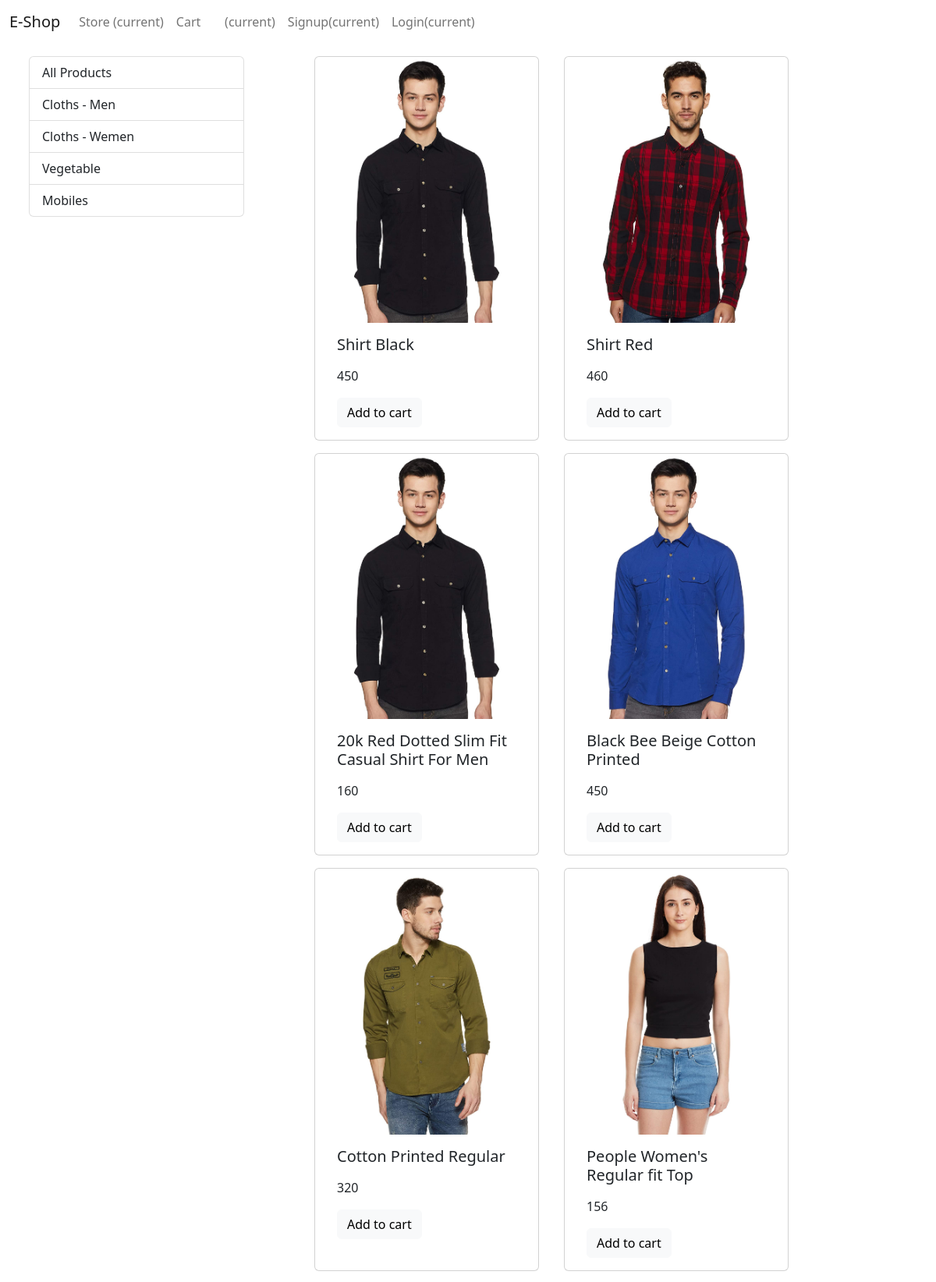
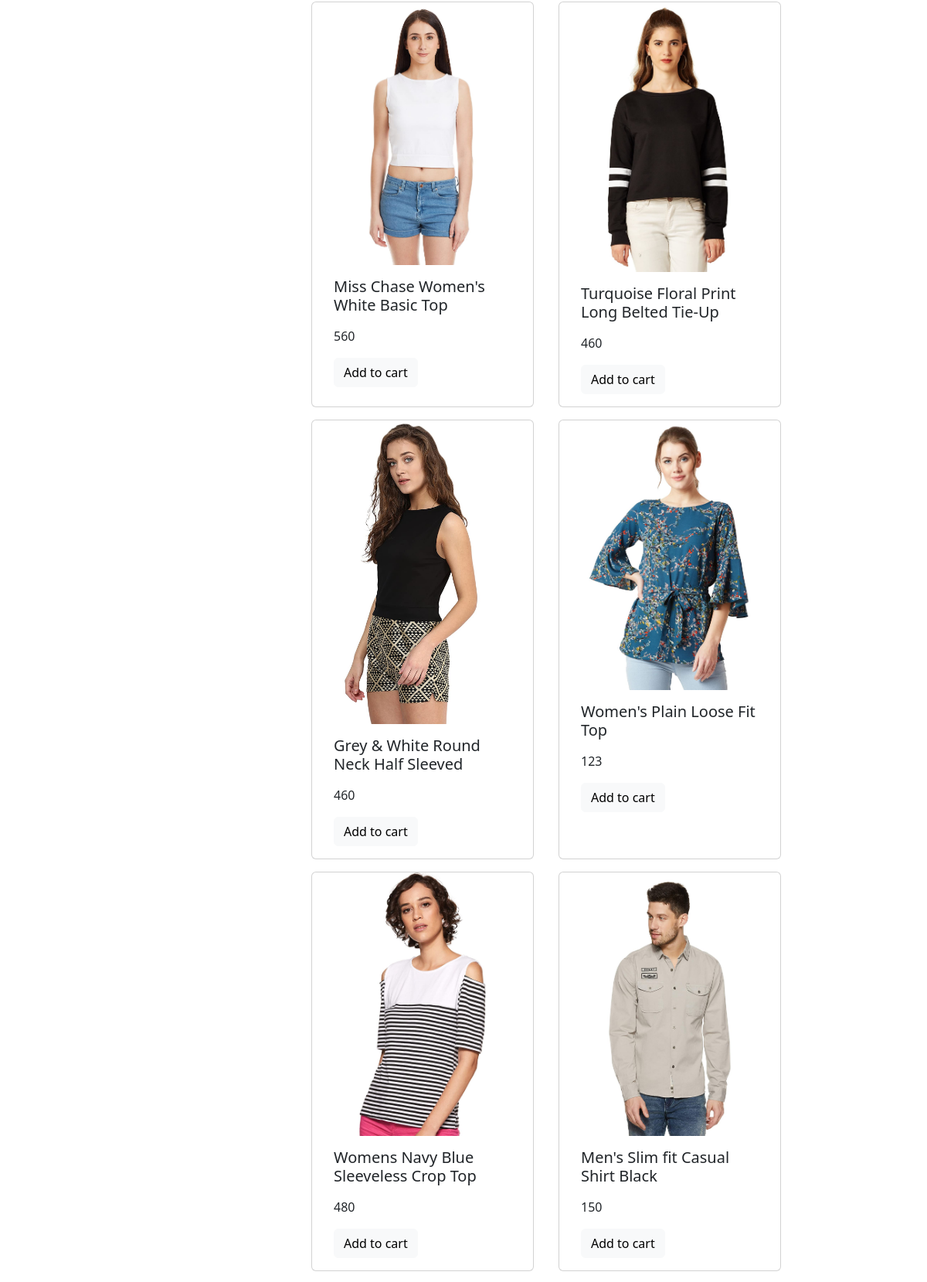
The page / (upper part) on the database its author committed (2 pictures, top to bottom).
### store/models/category.py (models this page shows, shortened)
class Category (models.Model):
    name = models.CharField(max_length=20)
    @staticmethod
    def get_all_categories():
        return Category.objects.all()

### store/models/product.py (models this page shows, shortened)
class Product (models.Model):
    name = models.CharField(max_length=50)
    price = models.IntegerField(default=0)
    category = models.ForeignKey(Category, on_delete=models.CASCADE, default=1)
    description = models.CharField(max_length=250 , default='')
    image = models.ImageField(upload_to= 'uploads/products/')
    @staticmethod
    def get_all_products():
        return Product.objects.all()

### store/views.py (the view)
# urls.py: path('',index),
def index(request):
   products = None
   categories = Category.get_all_categories()
   categoryId = request.GET.get('category')
   if categoryId:
      products = Product.get_all_products_by_category(categoryId)
   else:
      products = Product.get_all_products()
   context = {'products':products  , 'categories':categories}
   return render(request, 'index.html' , context)

### store/templates/index.html (shortened to what this page needs)
{% extends 'base.html' %}
    {% block content %}
    <div class="container-fluid mt-3">
      <div class="row">
          <div class="col-lg-3 mx-auto">
          <div class="list-group">
                            <a href="/" class="list-group-item">
        All Products
</a>
              {% for category in categories %}
              <a href="/?category={{category.id}}" class="list-group-item">
            {{category.name}}
</a>
              {% endfor %}
          </div>
          </div>
          <div id="products" class="col-lg-8 mx-auto">
              <div class="row mx-auto">
        {% for product in products %}
        <div class="card mx-3 mb-3" style="width: 18rem">
          <img src="{{product.image.url}}" class="card-img-top" alt="mage" />
          <div class="card-body">
            <h5 class="card-title">{{product.name}}</h5>
            <p class="card-text">{{product.price}}</p>
            <a href="#" class="btn btn-light  ">Add to cart</a>
          </div>
        </div>
        {% endfor %}
      </div>
          </div>
      </div>
    </div>
    {% endblock %}

### store/templates/base.html (shortened to what this page needs)
<!DOCTYPE html>
<html lang="en">
  <head>
    <link
      href="https://cdn.jsdelivr.net/npm/bootstrap@5.2.0/dist/css/bootstrap.min.css"
      rel="stylesheet"
    />
  </head>
  <body>
    <div class="container-fluid">
      <nav
        class="one-edge-shadow sticky-top navbar navbar-expand-lg navbar-light bg-white"
      >
        <a class="navbar-brand" href="/">E-Shop</a>
        <div class="collapse navbar-collapse" id="navbarSupportedContent">
          <ul class="navbar-nav mr-auto">
            <li class="nav-item active">
              <a class="nav-link" href="/store"
                >Store <span class="sr-only">(current)</span></a
              >
            </li>
          </ul>
          <ul class="navbar-nav my-2 my-lg-0">
            <li class="nav-item">
              <a class="nav-link" href="/cart"
                >Cart
                <span class="badge badge-info"
                  >{{request.session.cart.keys|length}}</span
                >
                <span class="sr-only">(current)</span></a
              >
            </li>
            {% if request.session.customer %}
            <li class="nav-item">
              <a class="nav-link" href="/orders"
                >Orders<span class="sr-only">(current)</span></a
              >
            </li>
            <li class="nav-item">
              <a class="nav-link" href="/logout"
                >Logout<span class="sr-only">(current)</span></a
              >
            </li>
            {% else %}
            <li class="nav-item">
              <a class="nav-link" href="/signup"
                >Signup<span class="sr-only">(current)</span></a
              >
            </li>
            <li class="nav-item">
              <a class="nav-link" href="/login"
                >Login<span class="sr-only">(current)</span></a
              >
            </li>
            {% endif %}
          </ul>
        </div>
      </nav>
    </div>
    {% block content %}
    {% endblock %}
  </body>
</html>

### rows shown on the page
Category: name "Cloths - Men"
Category: name "Cloths - Wemen"
Category: name "Vegetable"
Category: name "Mobiles"
Product: image (picture), name "Shirt Black", price "450"
Product: image (picture), name "Shirt Red", price "460"
Product: image (picture), name "20k Red Dotted Slim Fit Casual Shirt For Men", price "160"
Product: image (picture), name "Black Bee Beige Cotton Printed", price "450"
Product: image (picture), name "Cotton Printed Regular", price "320"
Product: image (picture), name "People Women's Regular fit Top", price "156"
Product: image (picture), name "Miss Chase Women's White Basic Top", price "560"
Product: image (picture), name "Turquoise Floral Print Long Belted Tie-Up", price "460"
Product: image (picture), name "Grey & White Round Neck Half Sleeved", price "460"
Product: image (picture), name "Women's Plain Loose Fit Top", price "123"
Product: image (picture), name "Womens Navy Blue Sleeveless Crop Top", price "480"
Product: image (picture), name "Men's Slim fit Casual Shirt Black", price "150"
